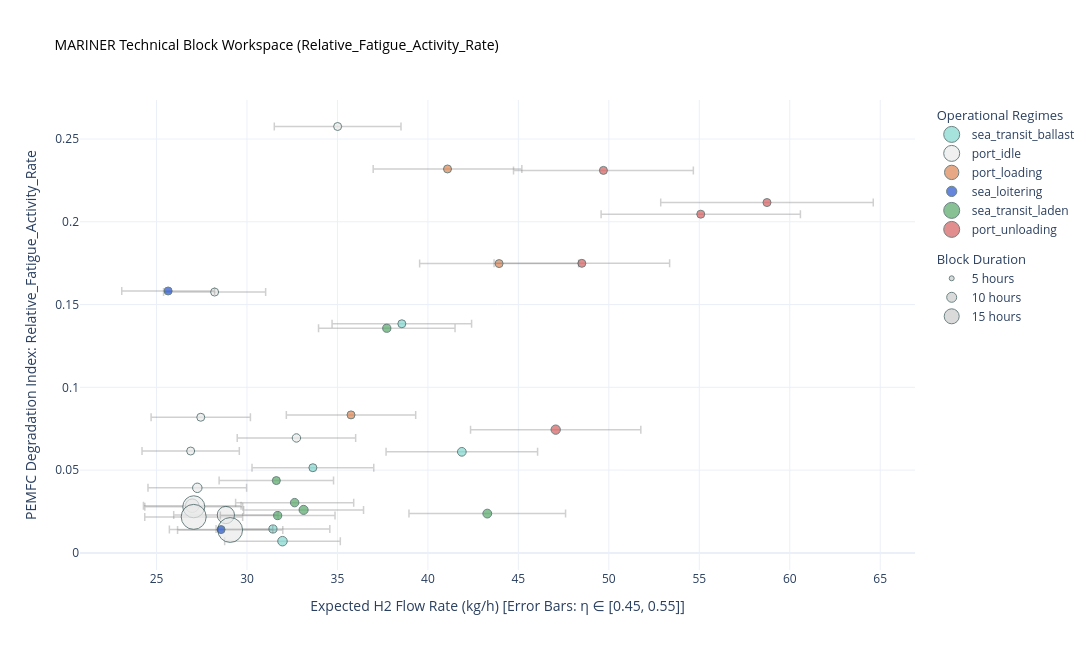
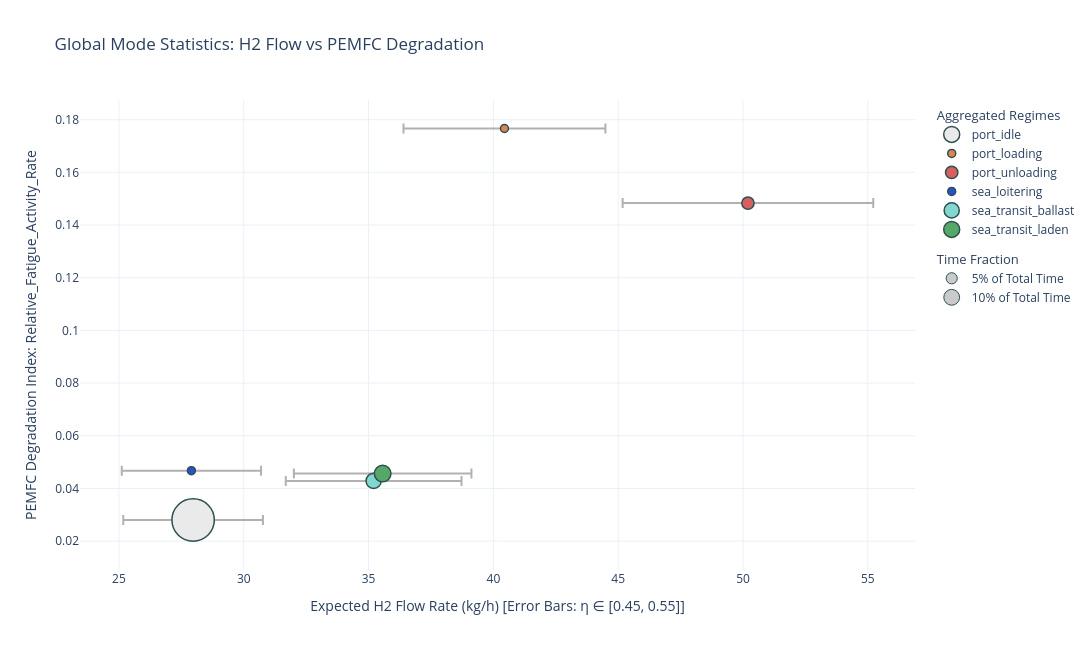
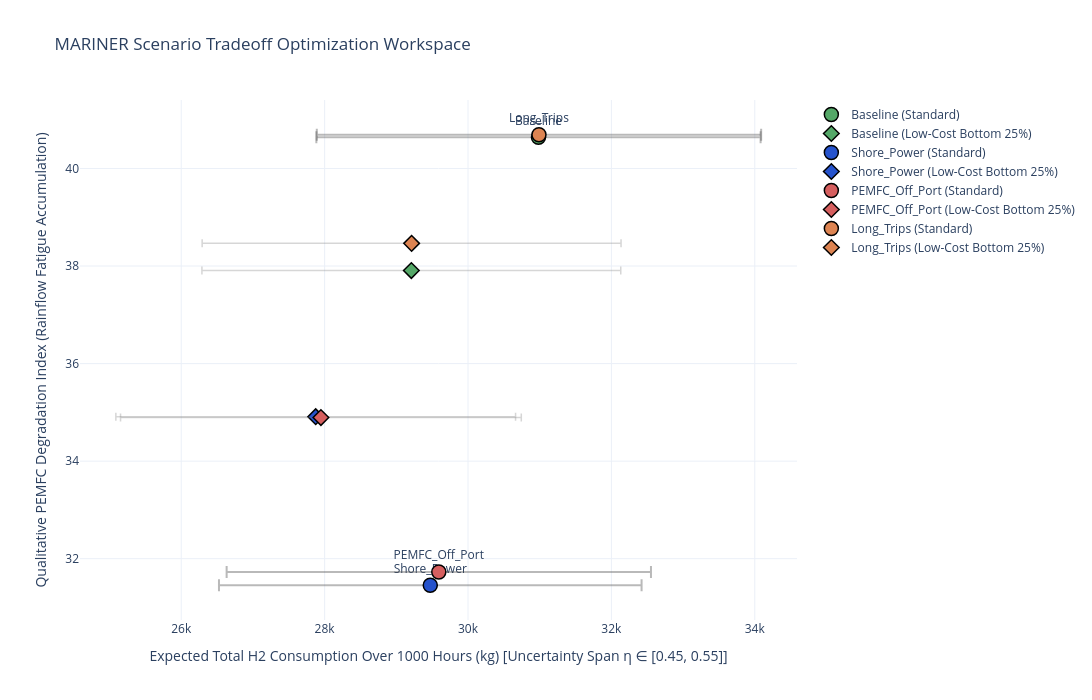

Source (notebook cell) for these figures, in order:
### Code cell
# ==========================================
# GROUP 1: BATTERSEA ONLY
# ==========================================
print("\n" + "="*50 + "\nANALYSIS: BATTERSEA ONLY\n" + "="*50)
battersea_reg = registry_dict.get("Battersea_voy.csv")

if battersea_reg is not None and not battersea_reg.empty:
    battersea_stats = profiler.extract_global_statistics(battersea_reg)

    # 1. Plot Block Workspace
    fig_bricks_batt = plot_block_space(battersea_reg, y_axis_metric='Relative_Fatigue_Activity_Rate')
    fig_bricks_batt.show()

    # 2. Plot Aggregated Mode Statistics
    fig_stats_batt = plot_mode_statistics(battersea_stats, y_axis_metric='Relative_Fatigue_Activity_Rate', print_summary=True)
    fig_stats_batt.show()

    # 3. Instantiate Scenario Manager & Run Pipeline
    manager_batt = ScenarioManager(registry_df=battersea_reg, global_stats=battersea_stats)
    compiled_scenarios_batt = manager_batt.run_full_scenario_pipeline(total_target_h=1000.0, print_summary=True)

    # 4. Render Final Scenario Optimization Tradeoff Chart
    fig_tradeoff_batt = plot_scenario_tradeoff_space(compiled_scenarios_batt)
    fig_tradeoff_batt.show()
else:
    print("Battersea data is not available in the processed cache.")

### Figure 1 — Plotly figure (JSON) as saved in the notebook; plotly's stock layout.template omitted (floating-point values rounded to 4 significant figures)
{"data": [{"error_x": {"array": [3.364, 3.144, 3.196, 3.856, 4.187], "color": "rgba(120,120,120,0.35)", "symmetric": true, "thickness": 1.5, "type": "data", "width": 4}, "hoverinfo": "text", "legendgroup": "Modes", "legendgrouptitle": {"text": "Operational Regimes"}, "marker": {"color": "#81D8D0", "line": {"color": "DarkSlateGrey", "width": 1}, "size": [51.08, 65.42, 90.0, 34.33, 75.33], "sizemin": 4, "sizemode": "area", "sizeref": 1.985}, "mode": "markers", "name": "sea_transit_ballast", "text": ["<b>Mode Block: sea_transit_ballast</b><br>File Origin: Battersea_voy.csv<br>Start Timestamp: 2026-01-05 01:35<br>Total Duration: 51.08 h<br>Mean Power Demand: 554.9 kW<br>-----------------------------------<br>H2 Rate: [30.28 - 37.01] kg/h<br>Fatigue Damage Rate: 0.0514 (/s)<br>Power Fluctuation: 0.80 (kW²/s²)<br>", "<b>Mode Block: sea_transit_ballast</b><br>File Origin: Battersea_voy.csv<br>Start Timestamp: 2026-01-18 01:35<br>Total Duration: 65.42 h<br>Mean Power Demand: 518.5 kW<br>-----------------------------------<br>H2 Rate: [28.29 - 34.58] kg/h<br>Fatigue Damage Rate: 0.0144 (/s)<br>Power Fluctuation: 0.23 (kW²/s²)<br>", "<b>Mode Block: sea_transit_ballast</b><br>File Origin: Battersea_voy.csv<br>Start Timestamp: 2026-01-28 09:35<br>Total Duration: 90.00 h<br>Mean Power Demand: 527.2 kW<br>-----------------------------------<br>H2 Rate: [28.77 - 35.16] kg/h<br>Fatigue Damage Rate: 0.0071 (/s)<br>Power Fluctuation: 0.13 (kW²/s²)<br>", "<b>Mode Block: sea_transit_ballast</b><br>File Origin: Battersea_voy.csv<br>Start Timestamp: 2026-03-02 03:35<br>Total Duration: 34.33 h<br>Mean Power Demand: 636.0 kW<br>-----------------------------------<br>H2 Rate: [34.70 - 42.41] kg/h<br>Fatigue Damage Rate: 0.1384 (/s)<br>Power Fluctuation: 2.47 (kW²/s²)<br>", "<b>Mode Block: sea_transit_ballast</b><br>File Origin: Battersea_voy.csv<br>Start Timestamp: 2026-04-30 06:55<br>Total Duration: 75.33 h<br>Mean Power Demand: 690.7 kW<br>-----------------------------------<br>H2 Rate: [37.69 - 46.06] kg/h<br>Fatigue Damage Rate: 0.0610 (/s)<br>Power Fluctuation: 1.06 (kW²/s²)<br>"], "type": "scatter", "x": [33.64, 31.44, 31.96, 38.56, 41.87], "y": [0.05143, 0.01444, 0.00707, 0.1384, 0.06105]}, {"error_x": {"array": [2.744, 3.501, 2.689, 2.697, 2.725, 2.706, 2.821, 2.883, 2.705, 3.273, 2.907], "color": "rgba(120,120,120,0.35)", "symmetric": true, "thickness": 1.5, "type": "data", "width": 4}, "hoverinfo": "text", "legendgroup": "Modes", "legendgrouptitle": {"text": "Operational Regimes"}, "marker": {"color": "#EAEAEA", "line": {"color": "DarkSlateGrey", "width": 1}, "size": [38.08, 7.25, 45.83, 182.6, 89.17, 480.8, 38.25, 295.5, 620.2, 70.5, 612.2], "sizemin": 4, "sizemode": "area", "sizeref": 1.985}, "mode": "markers", "name": "port_idle", "text": ["<b>Mode Block: port_idle</b><br>File Origin: Battersea_voy.csv<br>Start Timestamp: 2026-01-07 04:40<br>Total Duration: 38.08 h<br>Mean Power Demand: 452.7 kW<br>-----------------------------------<br>H2 Rate: [24.70 - 30.19] kg/h<br>Fatigue Damage Rate: 0.0819 (/s)<br>Power Fluctuation: 1.44 (kW²/s²)<br>", "<b>Mode Block: port_idle</b><br>File Origin: Battersea_voy.csv<br>Start Timestamp: 2026-01-13 04:55<br>Total Duration: 7.25 h<br>Mean Power Demand: 577.4 kW<br>-----------------------------------<br>H2 Rate: [31.51 - 38.51] kg/h<br>Fatigue Damage Rate: 0.2576 (/s)<br>Power Fluctuation: 3.77 (kW²/s²)<br>", "<b>Mode Block: port_idle</b><br>File Origin: Battersea_voy.csv<br>Start Timestamp: 2026-01-15 03:10<br>Total Duration: 45.83 h<br>Mean Power Demand: 443.5 kW<br>-----------------------------------<br>H2 Rate: [24.20 - 29.58] kg/h<br>Fatigue Damage Rate: 0.0615 (/s)<br>Power Fluctuation: 1.01 (kW²/s²)<br>", "<b>Mode Block: port_idle</b><br>File Origin: Battersea_voy.csv<br>Start Timestamp: 2026-01-20 19:00<br>Total Duration: 182.58 h<br>Mean Power Demand: 444.9 kW<br>-----------------------------------<br>H2 Rate: [24.28 - 29.67] kg/h<br>Fatigue Damage Rate: 0.0285 (/s)<br>Power Fluctuation: 0.45 (kW²/s²)<br>", "<b>Mode Block: port_idle</b><br>File Origin: Battersea_voy.csv<br>Start Timestamp: 2026-02-01 03:35<br>Total Duration: 89.17 h<br>Mean Power Demand: 449.5 kW<br>-----------------------------------<br>H2 Rate: [24.53 - 29.98] kg/h<br>Fatigue Damage Rate: 0.0393 (/s)<br>Power Fluctuation: 0.59 (kW²/s²)<br>", "<b>Mode Block: port_idle</b><br>File Origin: Battersea_voy.csv<br>Start Timestamp: 2026-02-08 02:25<br>Total Duration: 480.83 h<br>Mean Power Demand: 446.3 kW<br>-----------------------------------<br>H2 Rate: [24.35 - 29.76] kg/h<br>Fatigue Damage Rate: 0.0278 (/s)<br>Power Fluctuation: 0.47 (kW²/s²)<br>", "<b>Mode Block: port_idle</b><br>File Origin: Battersea_voy.csv<br>Start Timestamp: 2026-03-03 13:55<br>Total Duration: 38.25 h<br>Mean Power Demand: 465.3 kW<br>-----------------------------------<br>H2 Rate: [25.39 - 31.03] kg/h<br>Fatigue Damage Rate: 0.1575 (/s)<br>Power Fluctuation: 2.91 (kW²/s²)<br>", "<b>Mode Block: port_idle</b><br>File Origin: Battersea_voy.csv<br>Start Timestamp: 2026-03-09 06:30<br>Total Duration: 295.50 h<br>Mean Power Demand: 475.6 kW<br>-----------------------------------<br>H2 Rate: [25.95 - 31.72] kg/h<br>Fatigue Damage Rate: 0.0229 (/s)<br>Power Fluctuation: 0.33 (kW²/s²)<br>", "<b>Mode Block: port_idle</b><br>File Origin: Battersea_voy.csv<br>Start Timestamp: 2026-03-27 22:35<br>Total Duration: 620.25 h<br>Mean Power Demand: 446.2 kW<br>-----------------------------------<br>H2 Rate: [24.35 - 29.76] kg/h<br>Fatigue Damage Rate: 0.0217 (/s)<br>Power Fluctuation: 0.34 (kW²/s²)<br>", "<b>Mode Block: port_idle</b><br>File Origin: Battersea_voy.csv<br>Start Timestamp: 2026-04-26 00:20<br>Total Duration: 70.50 h<br>Mean Power Demand: 539.9 kW<br>-----------------------------------<br>H2 Rate: [29.46 - 36.01] kg/h<br>Fatigue Damage Rate: 0.0694 (/s)<br>Power Fluctuation: 1.17 (kW²/s²)<br>", "<b>Mode Block: port_idle</b><br>File Origin: Battersea_voy.csv<br>Start Timestamp: 2026-05-03 10:15<br>Total Duration: 612.25 h<br>Mean Power Demand: 479.5 kW<br>-----------------------------------<br>H2 Rate: [26.16 - 31.98] kg/h<br>Fatigue Damage Rate: 0.0138 (/s)<br>Power Fluctuation: 0.19 (kW²/s²)<br>"], "type": "scatter", "x": [27.44, 35.01, 26.89, 26.97, 27.25, 27.06, 28.21, 28.83, 27.05, 32.73, 29.07], "y": [0.08192, 0.2576, 0.06153, 0.0285, 0.0393, 0.02785, 0.1575, 0.02288, 0.02174, 0.06943, 0.01381]}, {"error_x": {"array": [4.108, 3.575, 4.393], "color": "rgba(120,120,120,0.35)", "symmetric": true, "thickness": 1.5, "type": "data", "width": 4}, "hoverinfo": "text", "legendgroup": "Modes", "legendgrouptitle": {"text": "Operational Regimes"}, "marker": {"color": "#DD8452", "line": {"color": "DarkSlateGrey", "width": 1}, "size": [19.83, 11.5, 11.83], "sizemin": 4, "sizemode": "area", "sizeref": 1.985}, "mode": "markers", "name": "port_loading", "text": ["<b>Mode Block: port_loading</b><br>File Origin: Battersea_voy.csv<br>Start Timestamp: 2026-01-08 06:55<br>Total Duration: 19.83 h<br>Mean Power Demand: 677.6 kW<br>-----------------------------------<br>H2 Rate: [36.97 - 45.19] kg/h<br>Fatigue Damage Rate: 0.2319 (/s)<br>Power Fluctuation: 3.70 (kW²/s²)<br>", "<b>Mode Block: port_loading</b><br>File Origin: Battersea_voy.csv<br>Start Timestamp: 2026-02-04 12:20<br>Total Duration: 11.50 h<br>Mean Power Demand: 589.6 kW<br>-----------------------------------<br>H2 Rate: [32.17 - 39.32] kg/h<br>Fatigue Damage Rate: 0.0833 (/s)<br>Power Fluctuation: 1.76 (kW²/s²)<br>", "<b>Mode Block: port_loading</b><br>File Origin: Battersea_voy.csv<br>Start Timestamp: 2026-03-04 07:35<br>Total Duration: 11.83 h<br>Mean Power Demand: 724.6 kW<br>-----------------------------------<br>H2 Rate: [39.54 - 48.33] kg/h<br>Fatigue Damage Rate: 0.1747 (/s)<br>Power Fluctuation: 4.25 (kW²/s²)<br>"], "type": "scatter", "x": [41.08, 35.75, 43.93], "y": [0.2319, 0.08335, 0.1747]}, {"error_x": {"array": [2.564, 2.857], "color": "rgba(120,120,120,0.35)", "symmetric": true, "thickness": 1.5, "type": "data", "width": 4}, "hoverinfo": "text", "legendgroup": "Modes", "legendgrouptitle": {"text": "Operational Regimes"}, "marker": {"color": "#2653CC", "line": {"color": "DarkSlateGrey", "width": 1}, "size": [4.667, 15.92], "sizemin": 4, "sizemode": "area", "sizeref": 1.985}, "mode": "markers", "name": "sea_loitering", "text": ["<b>Mode Block: sea_loitering</b><br>File Origin: Battersea_voy.csv<br>Start Timestamp: 2026-01-11 03:15<br>Total Duration: 4.67 h<br>Mean Power Demand: 422.9 kW<br>-----------------------------------<br>H2 Rate: [23.08 - 28.21] kg/h<br>Fatigue Damage Rate: 0.1582 (/s)<br>Power Fluctuation: 3.43 (kW²/s²)<br>", "<b>Mode Block: sea_loitering</b><br>File Origin: Battersea_voy.csv<br>Start Timestamp: 2026-03-08 12:50<br>Total Duration: 15.92 h<br>Mean Power Demand: 471.2 kW<br>-----------------------------------<br>H2 Rate: [25.71 - 31.42] kg/h<br>Fatigue Damage Rate: 0.0141 (/s)<br>Power Fluctuation: 0.32 (kW²/s²)<br>"], "type": "scatter", "x": [25.64, 28.57], "y": [0.1582, 0.01407]}, {"error_x": {"array": [3.313, 3.162, 3.773, 3.263, 3.17, 4.328], "color": "rgba(120,120,120,0.35)", "symmetric": true, "thickness": 1.5, "type": "data", "width": 4}, "hoverinfo": "text", "legendgroup": "Modes", "legendgrouptitle": {"text": "Operational Regimes"}, "marker": {"color": "#55A868", "line": {"color": "DarkSlateGrey", "width": 1}, "size": [81.67, 20.33, 66.17, 70.58, 66.0, 77.5], "sizemin": 4, "sizemode": "area", "sizeref": 1.985}, "mode": "markers", "name": "sea_transit_laden", "text": ["<b>Mode Block: sea_transit_laden</b><br>File Origin: Battersea_voy.csv<br>Start Timestamp: 2026-01-09 14:35<br>Total Duration: 81.67 h<br>Mean Power Demand: 546.4 kW<br>-----------------------------------<br>H2 Rate: [29.82 - 36.44] kg/h<br>Fatigue Damage Rate: 0.0260 (/s)<br>Power Fluctuation: 0.41 (kW²/s²)<br>", "<b>Mode Block: sea_transit_laden</b><br>File Origin: Battersea_voy.csv<br>Start Timestamp: 2026-01-14 06:50<br>Total Duration: 20.33 h<br>Mean Power Demand: 521.6 kW<br>-----------------------------------<br>H2 Rate: [28.46 - 34.78] kg/h<br>Fatigue Damage Rate: 0.0437 (/s)<br>Power Fluctuation: 0.83 (kW²/s²)<br>", "<b>Mode Block: sea_transit_laden</b><br>File Origin: Battersea_voy.csv<br>Start Timestamp: 2026-02-05 08:15<br>Total Duration: 66.17 h<br>Mean Power Demand: 622.2 kW<br>-----------------------------------<br>H2 Rate: [33.95 - 41.50] kg/h<br>Fatigue Damage Rate: 0.1357 (/s)<br>Power Fluctuation: 2.25 (kW²/s²)<br>", "<b>Mode Block: sea_transit_laden</b><br>File Origin: Battersea_voy.csv<br>Start Timestamp: 2026-03-05 16:00<br>Total Duration: 70.58 h<br>Mean Power Demand: 538.3 kW<br>-----------------------------------<br>H2 Rate: [29.37 - 35.90] kg/h<br>Fatigue Damage Rate: 0.0304 (/s)<br>Power Fluctuation: 0.43 (kW²/s²)<br>", "<b>Mode Block: sea_transit_laden</b><br>File Origin: Battersea_voy.csv<br>Start Timestamp: 2026-03-25 04:35<br>Total Duration: 66.00 h<br>Mean Power Demand: 522.8 kW<br>-----------------------------------<br>H2 Rate: [28.53 - 34.87] kg/h<br>Fatigue Damage Rate: 0.0225 (/s)<br>Power Fluctuation: 0.40 (kW²/s²)<br>", "<b>Mode Block: sea_transit_laden</b><br>File Origin: Battersea_voy.csv<br>Start Timestamp: 2026-04-22 18:50<br>Total Duration: 77.50 h<br>Mean Power Demand: 713.8 kW<br>-----------------------------------<br>H2 Rate: [38.95 - 47.61] kg/h<br>Fatigue Damage Rate: 0.0237 (/s)<br>Power Fluctuation: 0.29 (kW²/s²)<br>"], "type": "scatter", "x": [33.13, 31.62, 37.73, 32.63, 31.7, 43.28], "y": [0.02597, 0.04368, 0.1357, 0.03036, 0.02254, 0.02374]}, {"error_x": {"array": [5.508, 4.97, 4.851, 4.706, 5.874], "color": "rgba(120,120,120,0.35)", "symmetric": true, "thickness": 1.5, "type": "data", "width": 4}, "hoverinfo": "text", "legendgroup": "Modes", "legendgrouptitle": {"text": "Operational Regimes"}, "marker": {"color": "#D65F5F", "line": {"color": "DarkSlateGrey", "width": 1}, "size": [18.67, 24.58, 48.33, 86.58, 32.08], "sizemin": 4, "sizemode": "area", "sizeref": 1.985}, "mode": "markers", "name": "port_unloading", "text": ["<b>Mode Block: port_unloading</b><br>File Origin: Battersea_voy.csv<br>Start Timestamp: 2026-01-13 10:10<br>Total Duration: 18.67 h<br>Mean Power Demand: 908.5 kW<br>-----------------------------------<br>H2 Rate: [49.57 - 60.59] kg/h<br>Fatigue Damage Rate: 0.2046 (/s)<br>Power Fluctuation: 2.84 (kW²/s²)<br>", "<b>Mode Block: port_unloading</b><br>File Origin: Battersea_voy.csv<br>Start Timestamp: 2026-01-16 22:50<br>Total Duration: 24.58 h<br>Mean Power Demand: 819.7 kW<br>-----------------------------------<br>H2 Rate: [44.73 - 54.67] kg/h<br>Fatigue Damage Rate: 0.2311 (/s)<br>Power Fluctuation: 3.40 (kW²/s²)<br>", "<b>Mode Block: port_unloading</b><br>File Origin: Battersea_voy.csv<br>Start Timestamp: 2026-02-09 06:45<br>Total Duration: 48.33 h<br>Mean Power Demand: 800.1 kW<br>-----------------------------------<br>H2 Rate: [43.66 - 53.36] kg/h<br>Fatigue Damage Rate: 0.1749 (/s)<br>Power Fluctuation: 3.36 (kW²/s²)<br>", "<b>Mode Block: port_unloading</b><br>File Origin: Battersea_voy.csv<br>Start Timestamp: 2026-03-12 05:50<br>Total Duration: 86.58 h<br>Mean Power Demand: 776.2 kW<br>-----------------------------------<br>H2 Rate: [42.36 - 51.77] kg/h<br>Fatigue Damage Rate: 0.0744 (/s)<br>Power Fluctuation: 0.99 (kW²/s²)<br>", "<b>Mode Block: port_unloading</b><br>File Origin: Battersea_voy.csv<br>Start Timestamp: 2026-04-26 20:55<br>Total Duration: 32.08 h<br>Mean Power Demand: 968.8 kW<br>-----------------------------------<br>H2 Rate: [52.87 - 64.61] kg/h<br>Fatigue Damage Rate: 0.2116 (/s)<br>Power Fluctuation: 5.95 (kW²/s²)<br>"], "type": "scatter", "x": [55.08, 49.7, 48.51, 47.06, 58.74], "y": [0.2046, 0.2311, 0.1749, 0.07444, 0.2116]}, {"legendgroup": "Size", "legendgrouptitle": {"text": "Block Duration"}, "marker": {"color": "rgba(150,150,150,0.5)", "line": {"color": "DarkSlateGrey", "width": 1}, "size": [5], "sizemode": "area", "sizeref": 1.985}, "mode": "markers", "name": "5 hours", "type": "scatter", "x": [null], "y": [null]}, {"legendgroup": "Size", "legendgrouptitle": {"text": "Block Duration"}, "marker": {"color": "rgba(150,150,150,0.5)", "line": {"color": "DarkSlateGrey", "width": 1}, "size": [10], "sizemode": "area", "sizeref": 1.985}, "mode": "markers", "name": "10 hours", "type": "scatter", "x": [null], "y": [null]}, {"legendgroup": "Size", "legendgrouptitle": {"text": "Block Duration"}, "marker": {"color": "rgba(150,150,150,0.5)", "line": {"color": "DarkSlateGrey", "width": 1}, "size": [15], "sizemode": "area", "sizeref": 1.985}, "mode": "markers", "name": "15 hours", "type": "scatter", "x": [null], "y": [null]}], "layout": {"height": 650, "hovermode": "closest", "title": {"font": {"color": "black", "size": 14}, "text": "MARINER Technical Block Workspace (Relative_Fatigue_Activity_Rate)"}, "width": 1100, "xaxis": {"title": {"text": "Expected H2 Flow Rate (kg/h) [Error Bars: η ∈ [0.45, 0.55]]"}}, "yaxis": {"title": {"text": "PEMFC Degradation Index: Relative_Fatigue_Activity_Rate"}}}}

### Figure 2 — Plotly figure (JSON) as saved in the notebook; plotly's stock layout.template omitted (floating-point values rounded to 4 significant figures)
{"data": [{"error_x": {"array": [2.797], "arrayminus": [2.797], "color": "rgba(100,100,100,0.5)", "thickness": 2, "type": "data", "width": 5}, "hoverinfo": "text", "hovertext": ["<b>port_idle</b><br>Time Fraction: 71.8% (2480.5 hrs)<br>Avg Block Duration: 225.5 hours<br>Mean Power: 461.3 kW<br>Mean Ship Speed: 0.1 knots<br>H2 Rate: [25.17 - 30.77] kg/h<br>Fatigue Damage Rate: 0.0280 (/h)<br>Power Fluctuation: 0.45 (kW³/h³)<br>"], "legendgroup": "Modes", "legendgrouptitle": {"text": "Aggregated Regimes"}, "marker": {"color": "#EAEAEA", "line": {"color": "DarkSlateGrey", "width": 1.5}, "size": 42.38}, "mode": "markers", "name": "port_idle", "type": "scatter", "x": [27.97], "y": [0.02803]}, {"error_x": {"array": [4.044], "arrayminus": [4.044], "color": "rgba(100,100,100,0.5)", "thickness": 2, "type": "data", "width": 5}, "hoverinfo": "text", "hovertext": ["<b>port_loading</b><br>Time Fraction: 1.3% (43.2 hrs)<br>Avg Block Duration: 14.4 hours<br>Mean Power: 667.1 kW<br>Mean Ship Speed: 0.1 knots<br>H2 Rate: [36.40 - 44.49] kg/h<br>Fatigue Damage Rate: 0.1767 (/h)<br>Power Fluctuation: 3.33 (kW³/h³)<br>"], "legendgroup": "Modes", "legendgrouptitle": {"text": "Aggregated Regimes"}, "marker": {"color": "#DD8452", "line": {"color": "DarkSlateGrey", "width": 1.5}, "size": 8}, "mode": "markers", "name": "port_loading", "type": "scatter", "x": [40.44], "y": [0.1767]}, {"error_x": {"array": [5.02], "arrayminus": [5.02], "color": "rgba(100,100,100,0.5)", "thickness": 2, "type": "data", "width": 5}, "hoverinfo": "text", "hovertext": ["<b>port_unloading</b><br>Time Fraction: 6.1% (210.2 hrs)<br>Avg Block Duration: 42.0 hours<br>Mean Power: 827.9 kW<br>Mean Ship Speed: 0.0 knots<br>H2 Rate: [45.18 - 55.22] kg/h<br>Fatigue Damage Rate: 0.1483 (/h)<br>Power Fluctuation: 2.74 (kW³/h³)<br>"], "legendgroup": "Modes", "legendgrouptitle": {"text": "Aggregated Regimes"}, "marker": {"color": "#D65F5F", "line": {"color": "DarkSlateGrey", "width": 1.5}, "size": 12.34}, "mode": "markers", "name": "port_unloading", "type": "scatter", "x": [50.2], "y": [0.1483]}, {"error_x": {"array": [2.79], "arrayminus": [2.79], "color": "rgba(100,100,100,0.5)", "thickness": 2, "type": "data", "width": 5}, "hoverinfo": "text", "hovertext": ["<b>sea_loitering</b><br>Time Fraction: 0.6% (20.6 hrs)<br>Avg Block Duration: 10.3 hours<br>Mean Power: 460.2 kW<br>Mean Ship Speed: 1.0 knots<br>H2 Rate: [25.11 - 30.69] kg/h<br>Fatigue Damage Rate: 0.0468 (/h)<br>Power Fluctuation: 1.03 (kW³/h³)<br>"], "legendgroup": "Modes", "legendgrouptitle": {"text": "Aggregated Regimes"}, "marker": {"color": "#2653CC", "line": {"color": "DarkSlateGrey", "width": 1.5}, "size": 8}, "mode": "markers", "name": "sea_loitering", "type": "scatter", "x": [27.9], "y": [0.04675]}, {"error_x": {"array": [3.52], "arrayminus": [3.52], "color": "rgba(100,100,100,0.5)", "thickness": 2, "type": "data", "width": 5}, "hoverinfo": "text", "hovertext": ["<b>sea_transit_ballast</b><br>Time Fraction: 9.2% (316.2 hrs)<br>Avg Block Duration: 63.2 hours<br>Mean Power: 580.6 kW<br>Mean Ship Speed: 10.8 knots<br>H2 Rate: [31.68 - 38.72] kg/h<br>Fatigue Damage Rate: 0.0429 (/h)<br>Power Fluctuation: 0.74 (kW³/h³)<br>"], "legendgroup": "Modes", "legendgrouptitle": {"text": "Aggregated Regimes"}, "marker": {"color": "#81D8D0", "line": {"color": "DarkSlateGrey", "width": 1.5}, "size": 15.13}, "mode": "markers", "name": "sea_transit_ballast", "type": "scatter", "x": [35.2], "y": [0.04288]}, {"error_x": {"array": [3.556], "arrayminus": [3.556], "color": "rgba(100,100,100,0.5)", "thickness": 2, "type": "data", "width": 5}, "hoverinfo": "text", "hovertext": ["<b>sea_transit_laden</b><br>Time Fraction: 11.1% (382.2 hrs)<br>Avg Block Duration: 63.7 hours<br>Mean Power: 586.6 kW<br>Mean Ship Speed: 11.9 knots<br>H2 Rate: [32.01 - 39.12] kg/h<br>Fatigue Damage Rate: 0.0457 (/h)<br>Power Fluctuation: 0.73 (kW³/h³)<br>"], "legendgroup": "Modes", "legendgrouptitle": {"text": "Aggregated Regimes"}, "marker": {"color": "#55A868", "line": {"color": "DarkSlateGrey", "width": 1.5}, "size": 16.64}, "mode": "markers", "name": "sea_transit_laden", "type": "scatter", "x": [35.56], "y": [0.04567]}, {"legendgroup": "Size", "legendgrouptitle": {"text": "Time Fraction"}, "marker": {"color": "rgba(150,150,150,0.5)", "line": {"color": "DarkSlateGrey", "width": 1}, "size": 11.18}, "mode": "markers", "name": "5% of Total Time", "type": "scatter", "x": [null], "y": [null]}, {"legendgroup": "Size", "legendgrouptitle": {"text": "Time Fraction"}, "marker": {"color": "rgba(150,150,150,0.5)", "line": {"color": "DarkSlateGrey", "width": 1}, "size": 15.81}, "mode": "markers", "name": "10% of Total Time", "type": "scatter", "x": [null], "y": [null]}], "layout": {"height": 650, "hovermode": "closest", "title": {"text": "Global Mode Statistics: H2 Flow vs PEMFC Degradation"}, "width": 1100, "xaxis": {"title": {"text": "Expected H2 Flow Rate (kg/h) [Error Bars: η ∈ [0.45, 0.55]]"}}, "yaxis": {"title": {"text": "PEMFC Degradation Index: Relative_Fatigue_Activity_Rate"}}}}

### Figure 3 — Plotly figure (JSON) as saved in the notebook; plotly's stock layout.template omitted (floating-point values rounded to 4 significant figures)
{"data": [{"error_x": {"array": [3098.0], "color": "rgba(80,80,80,0.4)", "thickness": 2, "type": "data", "width": 6}, "hoverinfo": "text", "hovertext": "<b>Scenario: Baseline (Standard)</b><br>Fatigue Index: 40.6386<br>H2 Mass Range: [27884.8 - 34081.4] kg<br>Power Fluctuation: 0.00 (kW²/s²)", "marker": {"color": "#55A868", "line": {"color": "black", "width": 1.5}, "size": 14, "symbol": "circle"}, "mode": "markers+text", "name": "Baseline (Standard)", "text": ["Baseline"], "textposition": "top center", "type": "scatter", "x": [30980.0], "y": [40.64]}, {"error_x": {"array": [2921.0], "color": "rgba(120,120,120,0.3)", "thickness": 1.5, "type": "data", "width": 4}, "hoverinfo": "text", "hovertext": "<b>Scenario: Baseline (Low-Cost Profile)</b><br>Fatigue Index: 37.9076<br>H2 Mass Range: [26288.9 - 32130.8] kg<br>Power Fluctuation: 0.00 (kW²/s²)", "marker": {"color": "#55A868", "line": {"color": "black", "width": 1.5}, "size": 12, "symbol": "diamond"}, "mode": "markers", "name": "Baseline (Low-Cost Bottom 25%)", "type": "scatter", "x": [29210.0], "y": [37.91]}, {"error_x": {"array": [2947.0], "color": "rgba(80,80,80,0.4)", "thickness": 2, "type": "data", "width": 6}, "hoverinfo": "text", "hovertext": "<b>Scenario: Shore_Power (Standard)</b><br>Fatigue Index: 31.4551<br>H2 Mass Range: [26526.4 - 32421.2] kg<br>Power Fluctuation: 0.00 (kW²/s²)", "marker": {"color": "#2653CC", "line": {"color": "black", "width": 1.5}, "size": 14, "symbol": "circle"}, "mode": "markers+text", "name": "Shore_Power (Standard)", "text": ["Shore_Power"], "textposition": "top center", "type": "scatter", "x": [29470.0], "y": [31.46]}, {"error_x": {"array": [2788.0], "color": "rgba(120,120,120,0.3)", "thickness": 1.5, "type": "data", "width": 4}, "hoverinfo": "text", "hovertext": "<b>Scenario: Shore_Power (Low-Cost Profile)</b><br>Fatigue Index: 34.9110<br>H2 Mass Range: [25088.1 - 30663.3] kg<br>Power Fluctuation: 0.00 (kW²/s²)", "marker": {"color": "#2653CC", "line": {"color": "black", "width": 1.5}, "size": 12, "symbol": "diamond"}, "mode": "markers", "name": "Shore_Power (Low-Cost Bottom 25%)", "type": "scatter", "x": [27880.0], "y": [34.91]}, {"error_x": {"array": [2959.0], "color": "rgba(80,80,80,0.4)", "thickness": 2, "type": "data", "width": 6}, "hoverinfo": "text", "hovertext": "<b>Scenario: PEMFC_Off_Port (Standard)</b><br>Fatigue Index: 31.7263<br>H2 Mass Range: [26633.5 - 32552.1] kg<br>Power Fluctuation: 0.00 (kW²/s²)", "marker": {"color": "#D65F5F", "line": {"color": "black", "width": 1.5}, "size": 14, "symbol": "circle"}, "mode": "markers+text", "name": "PEMFC_Off_Port (Standard)", "text": ["PEMFC_Off_Port"], "textposition": "top center", "type": "scatter", "x": [29590.0], "y": [31.73]}, {"error_x": {"array": [2795.0], "color": "rgba(120,120,120,0.3)", "thickness": 1.5, "type": "data", "width": 4}, "hoverinfo": "text", "hovertext": "<b>Scenario: PEMFC_Off_Port (Low-Cost Profile)</b><br>Fatigue Index: 34.8941<br>H2 Mass Range: [25153.6 - 30743.3] kg<br>Power Fluctuation: 0.00 (kW²/s²)", "marker": {"color": "#D65F5F", "line": {"color": "black", "width": 1.5}, "size": 12, "symbol": "diamond"}, "mode": "markers", "name": "PEMFC_Off_Port (Low-Cost Bottom 25%)", "type": "scatter", "x": [27950.0], "y": [34.89]}, {"error_x": {"array": [3099.0], "color": "rgba(80,80,80,0.4)", "thickness": 2, "type": "data", "width": 6}, "hoverinfo": "text", "hovertext": "<b>Scenario: Long_Trips (Standard)</b><br>Fatigue Index: 40.6916<br>H2 Mass Range: [27891.0 - 34089.0] kg<br>Power Fluctuation: 0.00 (kW²/s²)", "marker": {"color": "#DD8452", "line": {"color": "black", "width": 1.5}, "size": 14, "symbol": "circle"}, "mode": "markers+text", "name": "Long_Trips (Standard)", "text": ["Long_Trips"], "textposition": "top center", "type": "scatter", "x": [30990.0], "y": [40.69]}, {"error_x": {"array": [2921.0], "color": "rgba(120,120,120,0.3)", "thickness": 1.5, "type": "data", "width": 4}, "hoverinfo": "text", "hovertext": "<b>Scenario: Long_Trips (Low-Cost Profile)</b><br>Fatigue Index: 38.4649<br>H2 Mass Range: [26292.1 - 32134.8] kg<br>Power Fluctuation: 0.00 (kW²/s²)", "marker": {"color": "#DD8452", "line": {"color": "black", "width": 1.5}, "size": 12, "symbol": "diamond"}, "mode": "markers", "name": "Long_Trips (Low-Cost Bottom 25%)", "type": "scatter", "x": [29210.0], "y": [38.46]}], "layout": {"height": 700, "hovermode": "closest", "title": {"text": "MARINER Scenario Tradeoff Optimization Workspace"}, "width": 1100, "xaxis": {"title": {"text": "Expected Total H2 Consumption Over 1000 Hours (kg) [Uncertainty Span η ∈ [0.45, 0.55]]"}}, "yaxis": {"title": {"text": "Qualitative PEMFC Degradation Index (Rainflow Fatigue Accumulation)"}}}}
